Frame 1 (no input): blank canvas, image omitted
Frame 60 (no input): blank canvas, image omitted
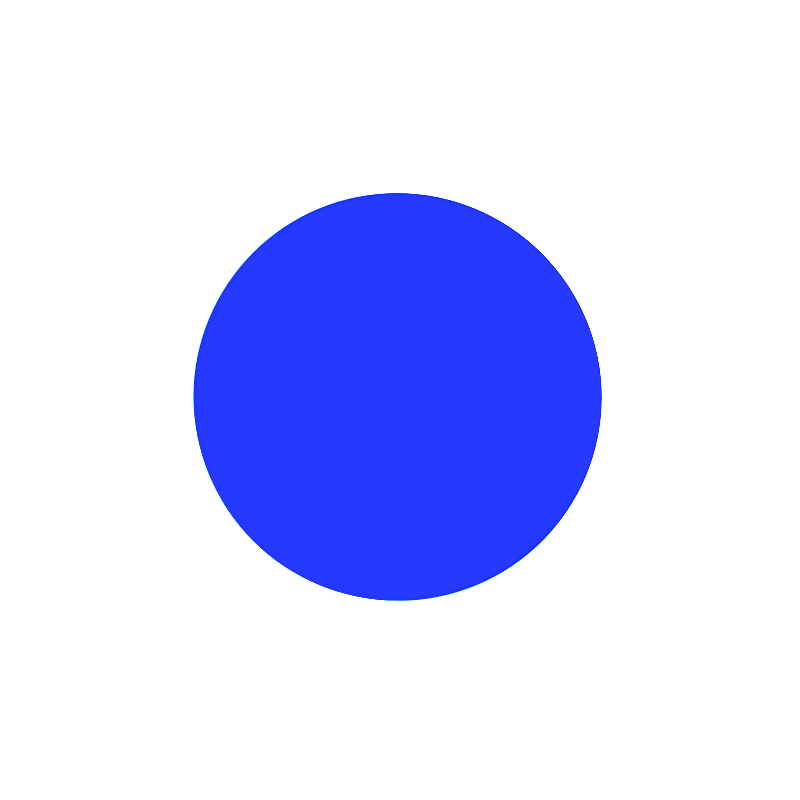
Frame 120 (the mouse pressed at the canvas centre since frame 60)

The p5.js sketch whose frames 1 and 60 were blank and that drew this single picture after the mouse press (run headless with seeded random() and noise() and a simulated clock; from frame 60 on, the mouse is pressed at the canvas centre):

// p5.js sketch
// ── sketch.js
function setup() {
  createCanvas(800, 800);
}

function draw() {
  ellipse(mouseX-random(1, 4), mouseY-random(2, 4), mouseX+random(2, 6), mouseY+random(2, 6));
  
  var size;
  size = random(0, 5) + 5;
  noStroke();
    fill(frameCount % 50 * 2, frameCount % 100 * 3, frameCount % 200 * 4);
}
